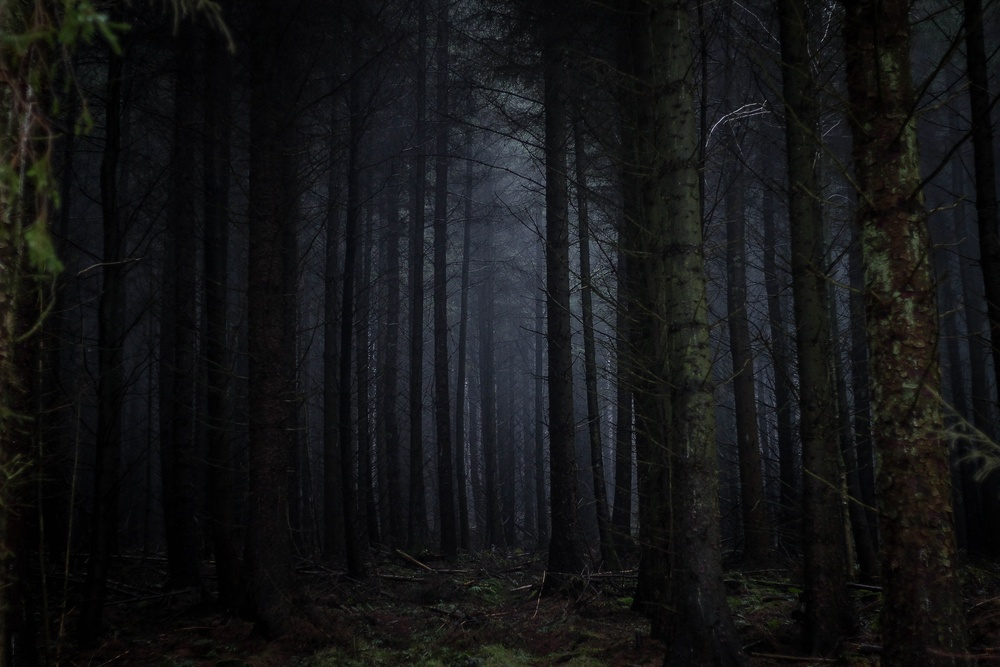
#> input picture images/forest.jpg, 1000 x 667 px, shrunk from 3456 x 2304 before the run
$ jupyter execute 5_Bitplane.ipynb
#> lines starting #> are read from the running program, lines starting #| are printed output that depends on the picture; after the words box and inside, x2 and y2 are one past the last pixel; in counts of white or black regions, pixels touching at a corner belong together
[cell 1]
#5) Display Bit Planes of an Image?

import cv2
import matplotlib.pyplot as plt
import numpy as np

# Load the image in grayscale
img = cv2.imread("images/forest.jpg", 0)
#> img: shape (667, 1000); min 0, max 181, mean 20.9

# Create a list to store bit planes
bit_planes = []

# Extract bit planes
for i in range(8):
    plane = np.zeros_like(img, dtype=np.uint8)
    plane[img & (1 << i) != 0] = 255
    bit_planes.append(plane)
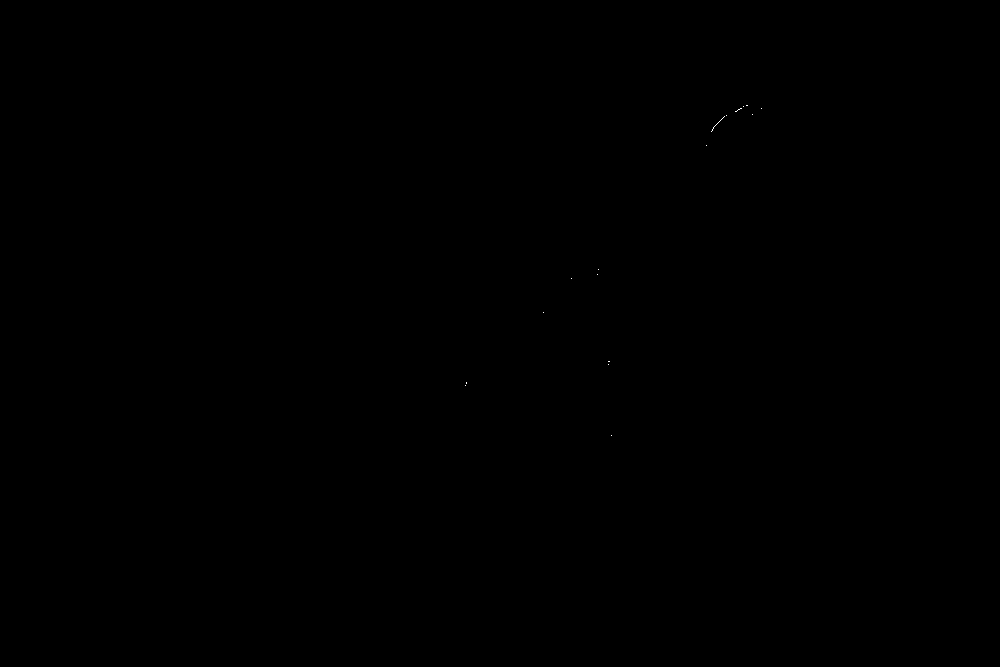
#> plane: shape (667, 1000); 0.01% white in thin lines or dots, all inside (x1, y1, x2, y2) = (465, 105, 762, 436)

# Plot the bit planes
plt.figure(figsize=(12, 6))
for i in range(8):
    plt.subplot(2, 4, i + 1)
    plt.imshow(bit_planes[i], cmap="gray")
    plt.title(f"BIT_PLANE: {i + 1}")

plt.tight_layout()
plt.show()
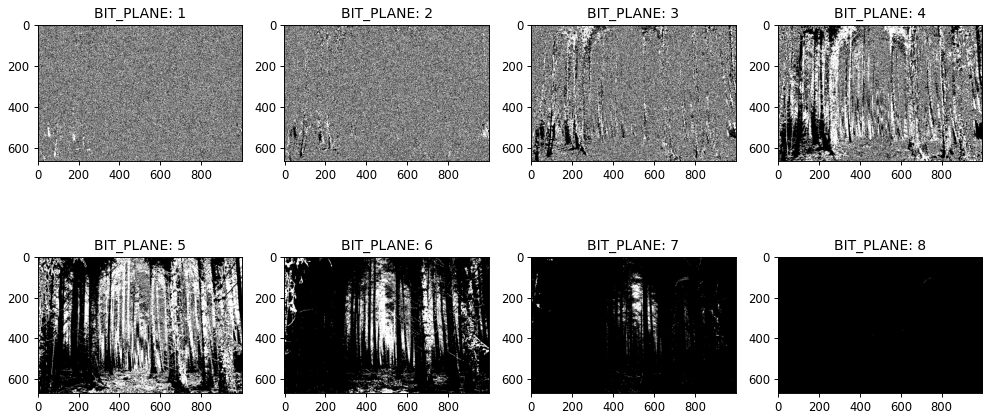
#> figure drawn by matplotlib, 8 panels
